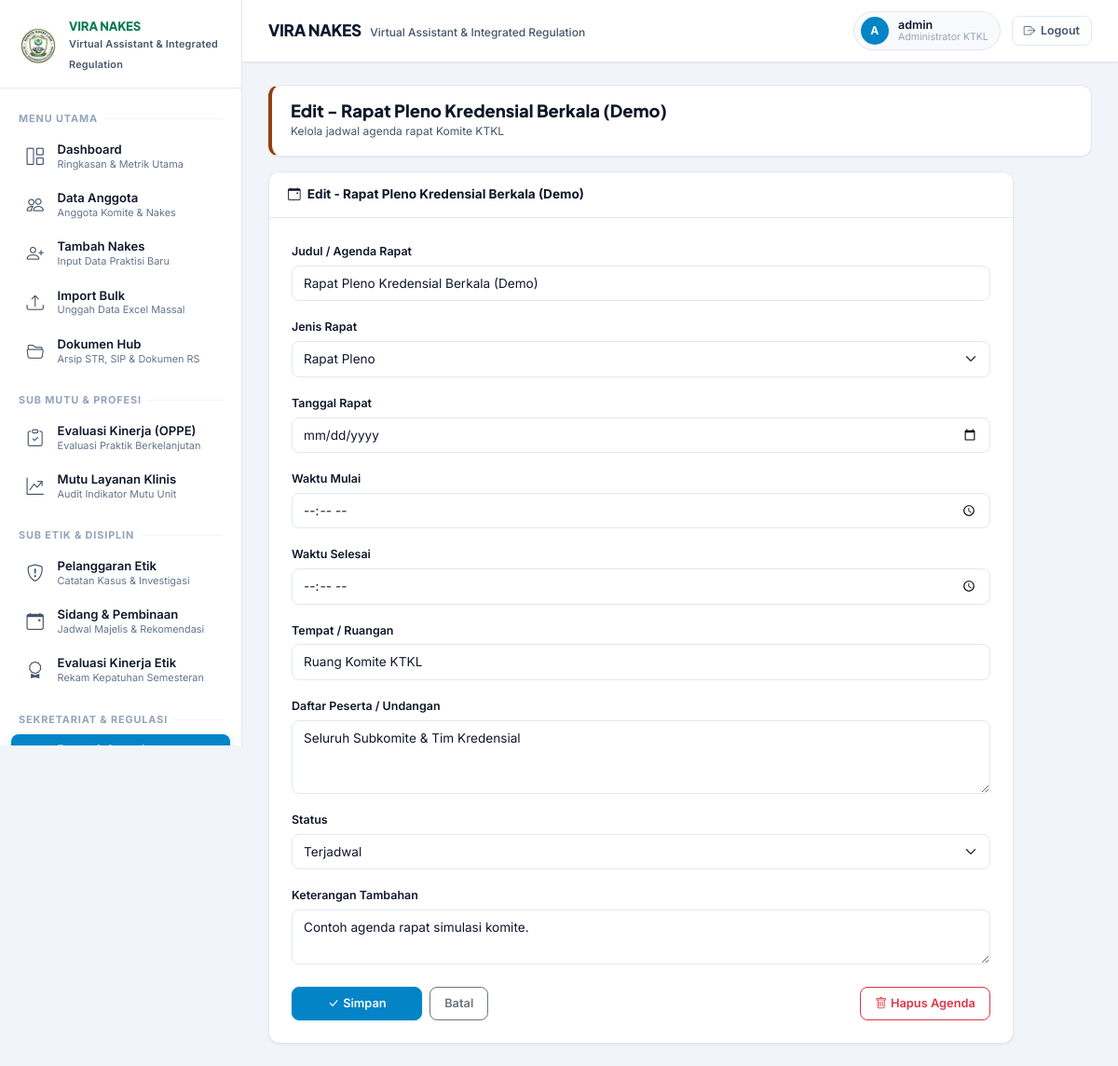
The page /sekretariat/agenda/1/edit/ (signed in) on the database its author committed.
### nakes/models.py (models this page shows, shortened)
class AgendaRapat(models.Model):
    JENIS_CHOICES = [
        ('Rapat Pleno', 'Rapat Pleno'),
        ('Rutin Bulanan', 'Rutin Bulanan'),
        ('Koordinasi', 'Koordinasi'),
        ('Insidentil', 'Insidentil'),
        ('Lainnya', 'Lainnya'),
    ]
    STATUS_CHOICES = [
        ('Terjadwal', 'Terjadwal'),
        ('Selesai', 'Selesai'),
        ('Ditunda', 'Ditunda'),
        ('Dibatalkan', 'Dibatalkan'),
    ]
    judul_rapat = models.CharField('Judul / Agenda Rapat', max_length=250)
    jenis_rapat = models.CharField('Jenis Rapat', max_length=30, choices=JENIS_CHOICES, default='Rutin Bulanan')
    tanggal_rapat = models.DateField('Tanggal Rapat')
    waktu_mulai = models.TimeField('Waktu Mulai')
    waktu_selesai = models.TimeField('Waktu Selesai', null=True, blank=True)
    tempat = models.CharField('Tempat / Ruangan', max_length=200, default='Ruang Rapat Komite KTKL')
    peserta = models.TextField('Daftar Peserta / Undangan', blank=True)
    status = models.CharField('Status', max_length=20, choices=STATUS_CHOICES, default='Terjadwal')
    keterangan = models.TextField('Keterangan Tambahan', blank=True)
    created_at = models.DateTimeField(auto_now_add=True)
    updated_at = models.DateTimeField(auto_now=True)
    created_by = models.ForeignKey(settings.AUTH_USER_MODEL, on_delete=models.SET_NULL, null=True, related_name='agenda_created')
    class Meta:
        verbose_name = 'Agenda Rapat'
        verbose_name_plural = 'Agenda Rapat'
        ordering = ['tanggal_rapat', 'waktu_mulai']

### nakes/views.py (the view)
# urls.py: path('sekretariat/agenda/<int:pk>/edit/', views.agenda_update, name='agenda_update'),
@login_required
def agenda_update(request, pk):
    obj = get_object_or_404(AgendaRapat, pk=pk)
    if request.method == 'POST':
        form = AgendaRapatForm(request.POST, instance=obj)
        if form.is_valid():
            form.save()
            log_audit(request.user, 'UPDATE', obj, detail=f'Update rapat: {obj.judul_rapat}')
            messages.success(request, 'Jadwal rapat berhasil diperbarui.')
            return redirect('nakes:agenda_calendar')
    else:
        form = AgendaRapatForm(instance=obj)
    return render(request, 'nakes/sekretariat/agenda_form.html', {'form': form, 'title': f'Edit - {obj.judul_rapat}'})

### templates/nakes/sekretariat/agenda_form.html (shortened to what this page needs)
{% extends "base.html" %}
{% block content %}
<div class="page-header-box domain-sekre mb-3">
    <div>
        <h1 class="page-title-text">{{ title }}</h1>
        <p class="page-subtitle-text">Kelola jadwal agenda rapat Komite KTKL</p>
    </div>
</div>
<div class="card" style="max-width:800px;">
    <div class="card-header">
        <i class="bi bi-calendar-event me-1"></i> {{ title }}
    </div>
    <div class="card-body p-3 p-md-4">
        <form method="post" novalidate>
            {% for field in form %}
            <div class="mb-3">
                <label class="form-label" for="{{ field.id_for_label }}">{{ field.label }}</label>
                {{ field }}
            </div>
            {% endfor %}
            <div class="d-flex gap-2 mt-4 align-items-center flex-wrap">
                <button type="submit" class="btn btn-primary flex-grow-1 flex-md-grow-0" style="min-width:140px;">
                    <i class="bi bi-check-lg me-1"></i>Simpan
                </button>
                <a href="{% url 'nakes:agenda_calendar' %}" class="btn btn-outline-secondary flex-grow-1 flex-md-grow-0">Batal</a>
                {% if form.instance.pk %}
                <button type="button" class="btn btn-outline-danger ms-auto"
                    onclick="if(confirm('Hapus agenda rapat ini? Tindakan ini tidak dapat dibatalkan.')) document.getElementById('delete-agenda-form').submit();">
                    <i class="bi bi-trash me-1"></i>Hapus Agenda
                </button>
                {% endif %}
            </div>
        </form>
    </div>
</div>
{% endblock %}

### templates/base.html (shortened to what this page needs)
{% load static %}
<!DOCTYPE html>
<html lang="id">
<head>
    <link href="https://cdn.jsdelivr.net/npm/bootstrap@5.3.3/dist/css/bootstrap.min.css" rel="stylesheet">
    <link href="https://cdn.jsdelivr.net/npm/bootstrap-icons@1.11.3/font/bootstrap-icons.min.css" rel="stylesheet">
</head>
<body>
    <aside class="sidebar-desktop d-none d-md-flex flex-column">
        <div class="sidebar-brand">
            <div class="sidebar-brand-logo">
                <img src="{% static 'img/logo-vira.png' %}" alt="VIRA NAKES">
            </div>
            <div class="sidebar-brand-text">
                <h6>VIRA NAKES</h6>
                <small>Virtual Assistant &amp; Integrated Regulation</small>
            </div>
        </div>
        {% include "includes/sidebar_nav.html" %}
    </aside>
    <div class="main-content">
        <header class="d-none d-md-flex top-bar">
            <div class="page-heading">
                <h5>VIRA NAKES</h5>
                <small>Virtual Assistant &amp; Integrated Regulation</small>
            </div>
            <div class="user-pill">
                <div class="user-info">
                    <div class="user-avatar">
                        {{ request.user.username|first|upper }}
                    </div>
                    <div class="user-text">
                        <span class="user-name">{{ request.user.get_full_name|default:request.user.username }}</span>
                        <span class="user-role">{% if request.user.is_superuser %}Administrator KTKL{% else %}Pengurus Komite{% endif %}</span>
                    </div>
                </div>
                <form method="post" action="{% url 'accounts:logout' %}" class="d-inline">
                    <button type="submit" class="btn-logout">
                        <i class="bi bi-box-arrow-right"></i> Logout
                    </button>
                </form>
            </div>
        </header>
        <main class="content-area">
            {% block content %}{% endblock %}
        </main>
    </div>
</body>
</html>

### rows shown on the page
AgendaRapat: form "Rapat Pleno Kredensial Berkala (Demo)" "Rapat Pleno" "Ruang Komite KTKL" "Seluruh Subkomite & Tim Kredensial" "Terjadwal" "Contoh agenda rapat simulasi komite."

### other values the page prints
{{ request.user.username|first|upper }} "A"
{{ request.user.get_full_name|default:request.user.username }} "admin"
{{ title }} "Edit - Rapat Pleno Kredensial Berkala (Demo)"
{{ field.label }} "Judul / Agenda Rapat" "Jenis Rapat" "Tanggal Rapat" "Waktu Mulai" "Waktu Selesai" "Tempat / Ruangan" "Daftar Peserta / Undangan" "Status" "Keterangan Tambahan"
